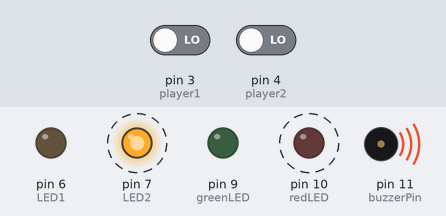
The sketch below on a simulated Arduino Uno, built with avr-gcc and run on an emulated ATmega328P. On the bench: output pins drawn as LEDs (lit = HIGH), buzzer (waves = sounding). Dashed ring = blinking. The inputs (shaded band) are chosen by the test bench; at power-on: pin 4 (player2) LOW, pin 3 (player1) LOW. Random numbers use the default seed unless the sketch sets one.

Above: at 2.86 s.
2.9 s: pin 4 (player2) driven HIGH
At 4.06 s:
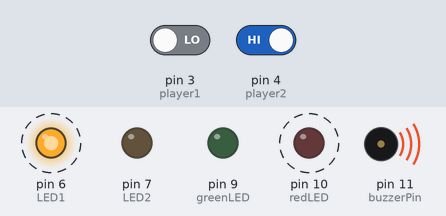
6.4 s: pin 3 (player1) driven HIGH
At 8.9 s:
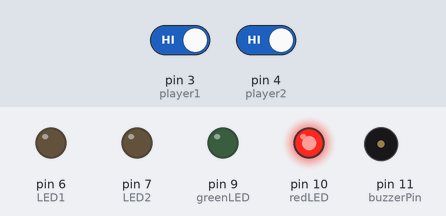
9.9 s: pin 3 (player1) driven LOW
At 10.06 s:
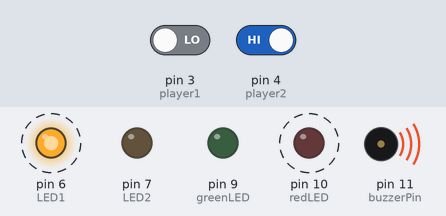
13.4 s: pin 4 (player2) driven LOW
At 14.06 s:
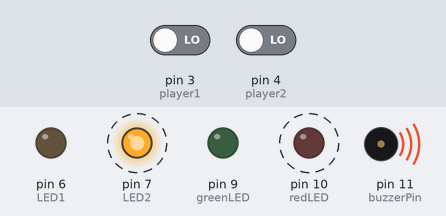
16.9 s: pin 3 (player1) driven HIGH and pin 4 (player2) driven HIGH
At 22.6 s:
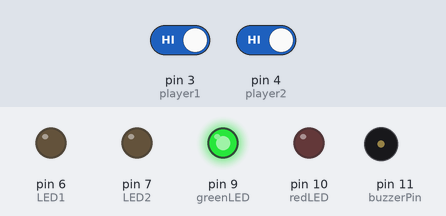
22.9 s: pin 3 (player1) driven LOW
At 23.11 s:
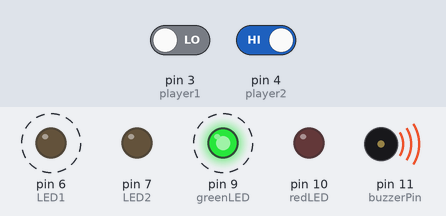
Timing chart, 0 to 27.4 s (numbered marks = the images above; inputs shaded):
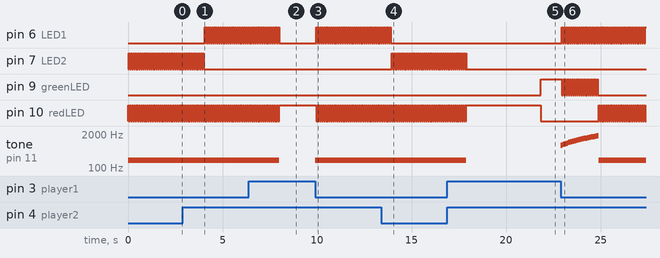

The sketch:

Arduino_ving_3.ino
```cpp
const int redLED = 10;  //RGB-rød
const int greenLED = 9; //RGB-grønn

const int LED1 = 6;       //Spiller 1 - LED
const int LED2 = 7;       //Spiller 2 - LED
const int player1 = 3;    //Spiller 1 - knapp
const int player2 = 4;    //Spiller 2 - knapp
const int buzzerPin = 11; //Piezo

int winner;               //Initialiserer vinnerindikatoren
int looser;               //Initialiserer feilindikatoren

unsigned long wait = 0;
unsigned long now = 0;

// Liste med vinnermelodi
int winnerMelody[] = {
  750, 800, 850, 900, 950, 1000, 1050, 1100, 1150, 1200, 1250, 1300, 1350, 1400, 1450, 1500, 1550, 1600, 1650, 1700
};

// Liste med tapermelodi
int looserMelody[] = {
  200, 200, 200, 200, 200, 200, 200, 200, 200, 200, 200, 200, 200, 200, 200, 200, 200, 200, 200, 200
};

void setup() {
  pinMode(redLED, OUTPUT);
  pinMode(greenLED, OUTPUT);
  pinMode(LED1, OUTPUT);
  pinMode(LED2, OUTPUT);
  pinMode(player1, INPUT);
  pinMode(player2, INPUT);
  pinMode(buzzerPin, OUTPUT);
}

void loop() {
  // Setter ledlysene til standardtilstander
  digitalWrite(redLED, HIGH);
  digitalWrite(LED1, LOW);
  digitalWrite(LED2, LOW);
  looser = 0;
  now = millis(); // Variabel som teller millisekunder
  wait = now + random(3000, 6000); // Legger til en tid mellom 3 og 6 sekunder, som er "startskuddet"

  // Løkke som kjører så lenge "startskuddet" ikke er nådd og ingen spillere har trykker på knappen
  while (millis() < wait && digitalRead(player1) == HIGH && digitalRead(player2) == HIGH){
  }
  // Hvis en spiller trykker på knappen før "startskuddet"
  if (digitalRead(player1) == LOW){
    looser = LED1;
  }
  if (digitalRead(player2) == LOW){
    looser = LED2;
  }
  digitalWrite(redLED, LOW);

  // Hvis ingen trykket på knappen før "startskuddet"
  if (looser == 0){
    digitalWrite(greenLED, HIGH);
    // Løkke som kjører så lenge ingen har trykket på knappen
    while (digitalRead(player1) == HIGH && digitalRead(player2) == HIGH){
    }
    // Når en spiller trykker på knappen. Førstemann til mølla
    if (digitalRead(player1) == LOW){
      winner = LED1;
    }
    if (digitalRead(player2) == LOW){
      winner = LED2;
    }

    // Vinnersekvens
    for (int note = 0; note < 20; note++){
      // Spiller av en og en pitch i vinnermelodien
      tone(buzzerPin, winnerMelody[note], 100);

      // Ledlysene blinker
      digitalWrite(greenLED, HIGH);
      digitalWrite(winner, LOW);
      delay(50);
      digitalWrite(winner, HIGH);
      digitalWrite(greenLED, LOW);
      delay(50);
    }
  }

  // Hvis noen trykket på knappen før "startskuddet"
  else{
    // Tapersekvens
    for (int note = 0; note < 20; note++){
      // Spiller av en og en pitch i tapermelodien
      tone(buzzerPin, looserMelody[note], 100);

      // Ledlysene blinker
      digitalWrite(redLED, HIGH);
      digitalWrite(looser, LOW);
      delay(50);
      digitalWrite(looser, HIGH);
      digitalWrite(redLED, LOW);
      delay(50);
    }
  }
}
```

Measured:
- after the input at 2.9 s, pin 6 (LED1): alternates HIGH for 0.05 s and LOW for 0.05 s, starting after 1.2 s
- after the input at 6.4 s, tone on pin 11 (buzzerPin): 200 Hz → silent after 1.6 s
- after the input at 9.9 s, pin 6 (LED1): alternates HIGH for 0.05 s and LOW for 0.05 s, starting after 0.05 s; tone on pin 11 (buzzerPin): silent → 200 Hz at once
- after the input at 13.4 s, pin 7 (LED2): alternates HIGH for 0.05 s and LOW for 0.05 s, starting after 0.55 s
- after the input at 16.9 s, pin 9 (greenLED): LOW → HIGH after 4.9 s; tone on pin 11 (buzzerPin): 200 Hz → silent after 1.0 s
- after the input at 22.9 s, pin 6 (LED1): alternates HIGH for 0.05 s and LOW for 0.05 s, starting after 0.05 s; pin 9 (greenLED): alternates HIGH for 0.05 s and LOW for 0.05 s, 39 changes in all, then stays LOW, starting after 0.05 s
- by itself, pin 7 (LED2): alternates HIGH for 0.05 s and LOW for 0.05 s, 23 changes in all, then stays LOW
